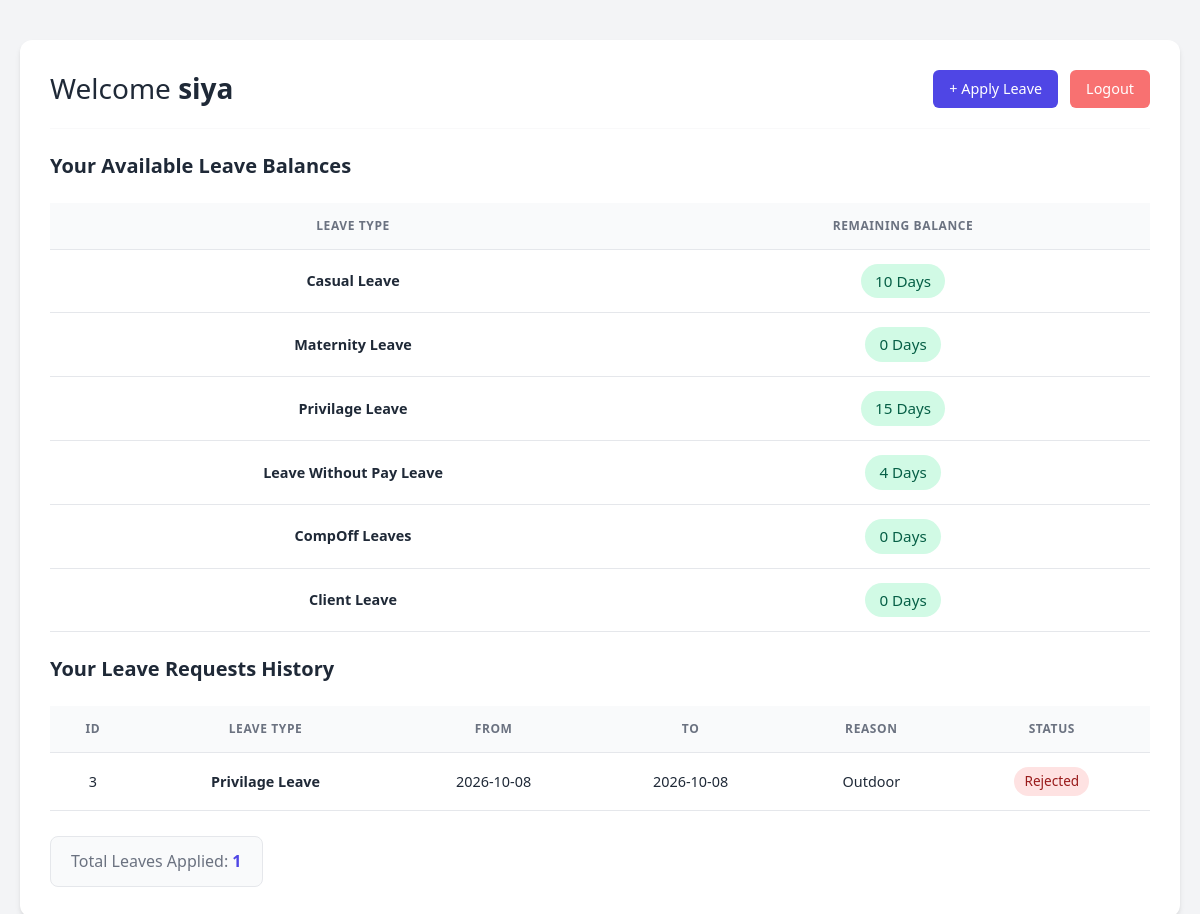
Page /user_dashboard (signed in) on the committed database.
### app.py (models this page shows)
class LeaveLedger(db.Model):
    id = db.Column(db.Integer, primary_key=True)
    username = db.Column(db.String(100))
    leave_type = db.Column(db.String(50))
    days = db.Column(db.Integer)
    transaction_type = db.Column(db.String(20))

class Leave(db.Model):
    id = db.Column(db.Integer, primary_key=True)
    username = db.Column(db.String(50))
    from_date = db.Column(db.String(20))
    to_date = db.Column(db.String(20))
    reason = db.Column(db.String(200))
    leave_type = db.Column(db.String(50))
    status = db.Column(db.String(20), default="Pending")

### app.py (the view)
@app.route('/user_dashboard')
def user_dashboard():
    if 'username' not in session:
        return redirect('/login')
    username = session['username']
    total_leaves = Leave.query.filter_by(username=username).count()
    leaves = Leave.query.filter_by(username=username).all()
    ledger_entries = LeaveLedger.query.filter_by(username=username).all()
    leave_balances = {}
    for entry in ledger_entries:
        if entry.leave_type not in leave_balances:
            leave_balances[entry.leave_type] = 0
        if entry.transaction_type == "Credit":
            leave_balances[entry.leave_type] += entry.days
        elif entry.transaction_type == "Debit":
            leave_balances[entry.leave_type] -= entry.days
    return render_template(
        'user_dashboard.html',
        username=username,
        leaves=leaves,
        total_leaves=total_leaves,
        leave_balances=leave_balances
    )

### templates/user_dashboard.html (shortened to what this page needs)
<!DOCTYPE html>
<html lang="en">
<head>
    <link href="https://cdn.jsdelivr.net/npm/bootstrap@5.3.3/dist/css/bootstrap.min.css" rel="stylesheet">
</head>
<body>
<div class="container">
    <div class="header-section">
        <h2>Welcome <strong>{{ session['username'] }}</strong></h2>
        <div class="action-links">
            <a href="/apply_leave" class="btn-action">+ Apply Leave</a>
            <a href="/logout" class="logout-btn">Logout</a>
        </div>
    </div>
    <hr>
    <h3>Your Available Leave Balances</h3>
    <div class="table-responsive">
        <table>
            <thead>
                <tr>
                    <th>Leave Type</th>
                    <th>Remaining Balance</th>
                </tr>
            </thead>
            <tbody>
                {% for leave_type, days in leave_balances.items() %}
                <tr>
                    <td><strong>{{ leave_type }}</strong></td>
                    <td>
                        <span class="status-badge status-approved" style="font-size: 0.95rem; padding: 6px 14px;">
                            {{ days }} Days
                        </span>
                    </td>
                </tr>
                {% endfor %}
            </tbody>
        </table>
    </div>
    <h3>Your Leave Requests History</h3>
    <div class="table-responsive">
        <table>
            <thead>
                <tr>
                    <th>ID</th>
                    <th>Leave Type</th>
                    <th>From</th>
                    <th>To</th>
                    <th>Reason</th>
                    <th>Status</th>
                </tr>
            </thead>
            <tbody>
                {% for leave in leaves %}
                <tr>
                    <td>{{ leave.id }}</td>
                    <td><strong>{{ leave.leave_type }}</strong></td>
                    <td>{{ leave.from_date }}</td>
                    <td>{{ leave.to_date }}</td>
                    <td>{{ leave.reason }}</td>
                    <td>
                        {% if leave.status == "Pending" %}
                            <span class="status-badge status-pending">{{ leave.status }}</span>
                        {% elif leave.status == "Approved" %}
                            <span class="status-badge status-approved">{{ leave.status }}</span>
                        {% else %}
                            <span class="status-badge status-rejected">{{ leave.status }}</span>
                        {% endif %}
                    </td>
                </tr>
                {% endfor %}
            </tbody>
        </table>
    </div>
    <div class="summary-card">
        <h3>Total Leaves Applied: <span>{{ total_leaves }}</span></h3>
    </div>
</div>
</body>
</html>

### templates/user_dashboard.html (style rules this page uses)
:root { --primary: #4f46e5; --primary-hover: #4338ca; --bg-color: #f3f4f6; --card-bg: #ffffff; --text-main: #1f2937; --text-muted: #6b7280; --border-color: #e5e7eb; --danger: #ef4444; --danger-hover: #dc2626; --success: #10b981; }
body { font-family: 'Segoe UI', system-ui, -apple-system, sans-serif; background-color: var(--bg-color); color: var(--text-main); margin: 0; padding: 40px 20px; }
.container { max-width: 1200px; margin: 0 auto; background: var(--card-bg); padding: 30px; border-radius: 12px; box-shadow: 0 4px 6px -1px rgba(0, 0, 0, 0.1), 0 2px 4px -1px rgba(0, 0, 0, 0.06); }
.header-section { display: flex; justify-content: space-between; align-items: center; margin-bottom: 20px; flex-wrap: wrap; gap: 15px; }
h2 { margin: 0; color: var(--text-main); font-size: 1.75rem; }
.action-links { display: flex; gap: 12px; align-items: center; }
.btn-action { background-color: var(--primary); color: white; padding: 8px 16px; text-decoration: none; border-radius: 6px; font-weight: 500; font-size: 0.9rem; transition: background 0.2s ease; }
.logout-btn { background-color: #f87171; color: white; padding: 8px 16px; text-decoration: none; border-radius: 6px; font-weight: 500; font-size: 0.9rem; transition: background 0.2s ease; }
hr { border: 0; height: 1px; background: var(--border-color); margin: 20px 0; }
h3 { color: var(--text-main); font-size: 1.25rem; font-weight: 600; margin-bottom: 15px; margin-top: 25px; }
.table-responsive { overflow-x: auto; }
table { width: 100%; border-collapse: collapse; text-align: left; margin-top: 10px; }
th, td { padding: 14px 16px; border-bottom: 1px solid var(--border-color); text-align: center; }
th { background-color: #f9fafb; color: var(--text-muted); font-weight: 600; text-transform: uppercase; font-size: 0.75rem; letter-spacing: 0.05em; }
td { font-size: 0.9rem; }
tbody tr { transition: background-color 0.15s ease; }
.status-badge { display: inline-block; padding: 4px 10px; border-radius: 20px; font-size: 0.85rem; font-weight: 500; }
.status-approved { background-color: #d1fae5; color: #065f46; }
.status-rejected { background-color: #fee2e2; color: #991b1b; }
.summary-card { margin-top: 25px; background-color: #f9fafb; border: 1px solid var(--border-color); padding: 15px 20px; border-radius: 8px; display: inline-block; }
.summary-card h3 { margin: 0; font-size: 1rem; color: var(--text-muted); font-weight: 500; }
.summary-card span { color: var(--primary); font-weight: 700; }

### rows in the picture
LeaveLedger: leave_type "Casual Leave", days "10"
LeaveLedger: leave_type "Maternity Leave", days "0"
LeaveLedger: leave_type "Privilage Leave", days "15"
LeaveLedger: leave_type "Leave Without Pay Leave", days "4"
LeaveLedger: leave_type "CompOff Leaves", days "0"
LeaveLedger: leave_type "Client Leave", days "0"
Leave: id "3", leave_type "Privilage Leave", from_date "2026-10-08", to_date "2026-10-08", reason "Outdoor", status "Rejected"

### other values in the picture
{{ session['username'] }} "siya"
{{ total_leaves }} "1"
